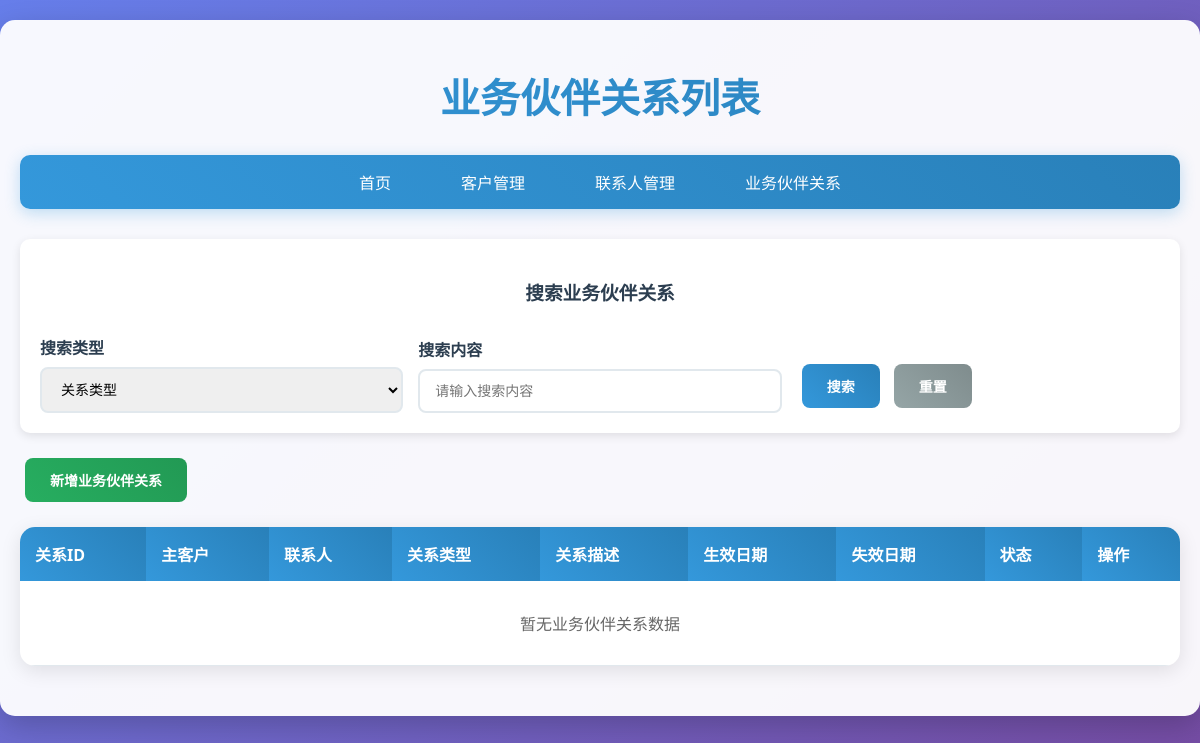
Page /customer/relationships on the earlier database version.
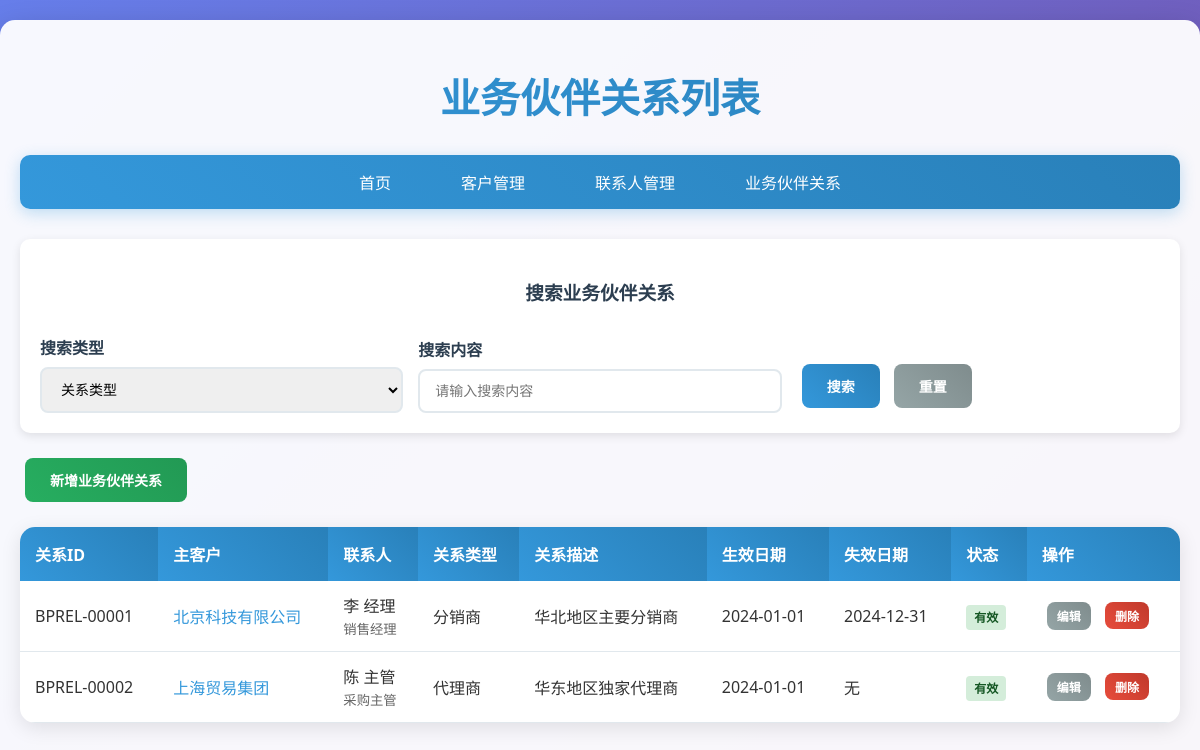
Same page on the later database version.
### customer/models.py (models this page shows, shortened)
class BPRelationship(db.Model):
    __tablename__ = 'bp_relationship'
    relationship_id = db.Column(db.String(255), primary_key=True, comment='关系ID，唯一键（如"BPREL-00001"）')
    main_customer_id = db.Column(db.String(255), db.ForeignKey('customer.customer_id'), nullable=False, comment='主客户编号')
    contact_id = db.Column(db.String(255), db.ForeignKey('contact_person.contact_id'), nullable=True, comment='联系人ID')
    relationship_type = db.Column(db.String(255), nullable=False, comment='关系类型（如"分销商""代理商"）')
    description = db.Column(db.String(255), comment='关系描述')
    effective_date = db.Column(db.Date, comment='生效日期')
    expiry_date = db.Column(db.Date, comment='失效日期')
    status = db.Column(db.String(255), default='有效', comment='关系状态（"有效""已终止"）')
    contact_person = db.relationship('ContactPerson', backref='bp_relationships', lazy=True)

class Customer(db.Model):
    __tablename__ = 'customer'
    customer_id = db.Column(db.String(255), primary_key=True, comment='客户编号，唯一键（如"CUST-CN00001"）')
    customer_name = db.Column(db.String(255), nullable=False, comment='客户名称，全称')
    customer_type = db.Column(db.String(255), nullable=False, comment='客户类型，分为person/group/organization')
    address = db.Column(db.String(255), nullable=False, comment='注册或经营地址')
    phone = db.Column(db.String(255), nullable=False, comment='固定办公电话')
    email = db.Column(db.String(255), nullable=False, comment='官方邮箱')
    credit_limit = db.Column(db.Numeric(10, 2), default=0, comment='信用额度，非负数')
    payment_terms_code = db.Column(db.String(255), comment='付款条件代码')
    sales_region_code = db.Column(db.String(255), comment='销售区域代码')
    status = db.Column(db.String(255), default='正常', comment='客户状态（"正常""已停用""已注销"）')
    created_at = db.Column(db.DateTime, default=datetime.utcnow, comment='创建时间，可自动生成')
    contact_persons = db.relationship('ContactPerson', backref='customer', lazy=True, cascade='all, delete-orphan')
    bp_relationships = db.relationship('BPRelationship', backref='main_customer', lazy=True, cascade='all, delete-orphan')

class ContactPerson(db.Model):
    __tablename__ = 'contact_person'
    contact_id = db.Column(db.String(255), primary_key=True, comment='联系人ID，唯一键（如"CONT-00001"）')
    customer_id = db.Column(db.String(255), db.ForeignKey('customer.customer_id'), nullable=False, comment='所属客户编号')
    first_name = db.Column(db.String(255), nullable=False, comment='名')
    last_name = db.Column(db.String(255), nullable=False, comment='姓')
    country_language = db.Column(db.String(255), comment='国家/语言')
    contact_info = db.Column(db.String(255), nullable=False, comment='办公电话/手机/邮箱（至少一项）')
    position = db.Column(db.String(255), comment='职位')
    status = db.Column(db.String(255), default='有效', comment='联系人状态（"有效""无效"）')

### customer/views.py (the view)
@bp.route('/relationships')
def list_relationships():
    search_form = BPRelationshipSearchForm()
    relationships = BPRelationship.query.all()
    return render_template('customer/relationship_list.html', relationships=relationships, search_form=search_form)

### customer/forms.py
class BPRelationshipSearchForm(FlaskForm):
    search_type = SelectField('搜索类型',
                             choices=[('main_customer_id', '主客户编号'), ('relationship_type', '关系类型'),
                                    ('status', '关系状态')],
                             default='relationship_type')
    search_value = StringField('搜索内容', validators=[Optional()])

### templates/customer/relationship_list.html (shortened to what the changed rows need)
<!DOCTYPE html>
<html lang="zh-CN">
<head>
    <link rel="stylesheet" href="{{ url_for('static', filename='style.css') }}">
</head>
<body>
    <div class="container">
        <h1>业务伙伴关系列表</h1>
        <div class="table-container">
            <table>
                <thead>
                    <tr>
                        <th>关系ID</th>
                        <th>主客户</th>
                        <th>联系人</th>
                        <th>关系类型</th>
                        <th>关系描述</th>
                        <th>生效日期</th>
                        <th>失效日期</th>
                        <th>状态</th>
                        <th>操作</th>
                    </tr>
                </thead>
                <tbody>
                    {% for relationship in relationships %}
                    <tr>
                        <td>{{ relationship.relationship_id }}</td>
                        <td>
                            <a href="{{ url_for('customer.view_customer', customer_id=relationship.main_customer_id) }}" style="color: #3498db; text-decoration: none;">
                                {{ relationship.main_customer.customer_name }}
                            </a>
                        </td>
                        <td>
                            {% if relationship.contact_person %}
                                {{ relationship.contact_person.first_name }} {{ relationship.contact_person.last_name }}
                                {% if relationship.contact_person.position %}
                                    <br><small style="color: #666;">{{ relationship.contact_person.position }}</small>
                                {% endif %}
                            {% else %}
                                <span style="color: #999;">无</span>
                            {% endif %}
                        </td>
                        <td>{{ relationship.relationship_type }}</td>
                        <td>{{ relationship.description or '无' }}</td>
                        <td>{{ relationship.effective_date.strftime('%Y-%m-%d') if relationship.effective_date else '无' }}</td>
                        <td>{{ relationship.expiry_date.strftime('%Y-%m-%d') if relationship.expiry_date else '无' }}</td>
                        <td>
                            <span class="status-badge status-{{ relationship.status }}">
                                {{ relationship.status }}
                            </span>
                        </td>
                        <td>
                            <a href="{{ url_for('customer.edit_relationship', relationship_id=relationship.relationship_id) }}" class="btn btn-secondary" style="padding: 5px 10px; font-size: 12px;">编辑</a>
                            <form method="POST" action="{{ url_for('customer.delete_relationship', relationship_id=relationship.relationship_id) }}" style="display: inline;" onsubmit="return confirm('确定要删除这个业务伙伴关系吗？')">
                                <button type="submit" class="btn btn-danger" style="padding: 5px 10px; font-size: 12px;">删除</button>
                            </form>
                        </td>
                    </tr>
                    {% else %}
                    <tr>
                        <td colspan="9" style="text-align: center; padding: 30px; color: #666;">
                            暂无业务伙伴关系数据
                        </td>
                    </tr>
                    {% endfor %}
                </tbody>
            </table>
        </div>
    </div>
</body>
</html>

Differences in the rows shown:
added BPRelationship: relationship_id "BPREL-00001", main_customer.customer_name "北京科技有限公司", contact_person.first_name "李", contact_person.last_name "经理", contact_person.position "销售经理", relationship_type "分销商", description "华北地区主要分销商", effective_date "2024-01-01", expiry_date "2024-12-31", status "有效"
added BPRelationship: relationship_id "BPREL-00002", main_customer.customer_name "上海贸易集团", contact_person.first_name "陈", contact_person.last_name "主管", contact_person.position "采购主管", relationship_type "代理商", description "华东地区独家代理商", effective_date "2024-01-01", expiry_date "无", status "有效"
Other differences:
text no longer shown: "暂无业务伙伴关系数据"
